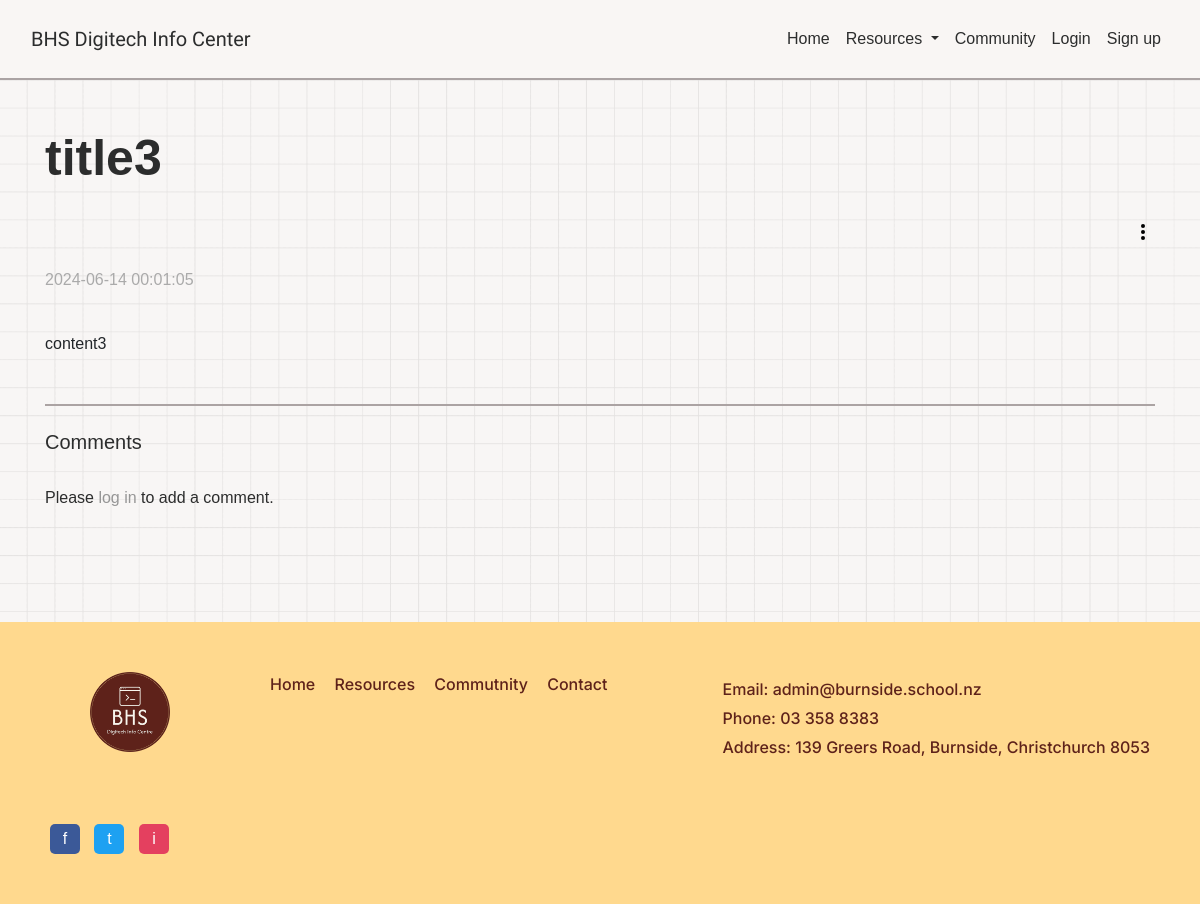
The app's page /forum/5/ with its own data.
### tables this page shows
CREATE TABLE forum_posts (postID INTEGER PRIMARY KEY, userID INTEGER REFERENCES user (userID), title TEXT, content TEXT, post_date TIMESTAMP DEFAULT (CURRENT_TIMESTAMP));

### website/views.py (the view)
@views.route('/forum/<id>/', methods=['GET', 'POST'])
def forum(id):
    if id == 'home':
        sql = 'SELECT * FROM forum_posts;'
        posts = query_db(sql)
        if posts:
            return render_template('forumHome.html', posts=posts)
        else:
            return render_template('forumHome.html', posts='No posts are currently available')
    elif id == None:
        abort(404)
    else:
        try:
            id = int(id)
            sql_post = '''SELECT f.title, f.content, f.post_date, u.username, u.userID, u.profile_pic
            FROM user u
            LEFT JOIN forum_posts f on u.userID = f.userID
            WHERE f.postID = ?;'''
            post_data = query_db(sql_post, (id,), one=True)
            if not post_data: # post doesn't exist
                flash('Post not available.', category='error')
                return redirect(url_for('views.forum', id = 'home'))
            sql_comment = '''SELECT c.*, u.username
            FROM comments c
            LEFT JOIN user u ON c.userID = u.userID
            WHERE c.postID = ?;'''
            comment_data = query_db(sql_comment, (id,))
            return render_template('forum.html', postID = id,
            title = post_data[0],
            content = post_data[1],
            date = post_data[2],
            username = post_data[3],
            userID = post_data[4],
            profile_pic = post_data[5], comments = comment_data)
        except ValueError:
            abort(404)

### website/views.py (called while the page is built)
def query_db(sql, args=(), one=False):
    db = sqlite3.connect('web.db')
    cursor = db.cursor()
    cursor.execute(sql, args)
    results = cursor.fetchall()
    db.commit()
    db.close()
    return (results[0] if results else None) if one else results

### website/templates/forum.html (shortened to what this page needs)
{% extends "base.html" %} {% block title %}{{ title }}{% endblock %}
{% block content %}
<br><br>
<h1>{{ title }}</h1>
{% include "dotPost.html" with context %}
<p class="date">{{ date }}</p>
<br>
<pre>{{ content }}</pre>
<br><br>
<div style='border-top:2px solid #aba3a3'>
    <br>
    <h5>Comments</h5>
    <br>
    <div>
        {% if 'user' in session %}
            <button class="comment-btn" onclick="document.getElementById('commentBox').classList.toggle('hidden');">▶ Click to add your comment...</button>
            <br>
            <div id="commentBox" class="comment-box hidden">
                <form method="POST" action="{{ url_for('views.createANDedit', action='create', subject='comment') }}">
                    <input type="hidden" name="postID" value="{{ postID }}">
                    <textarea
                    name="content"
                    id="content"
                    placeholder="Write your comment here..."></textarea><br>
                    <button type="submit" class="button-a comment-btn">Submit Comment</button>
                </form>
            </div>
        {% else %}
            <p>Please <a href="{{ url_for('auth.login') }}" class="custom-link-underline">log in</a> to add a comment.</p>
        {% endif %}
        <br><br>
    </div>
</div><br><br>
{% endblock %}

### website/static/styles.css (style rules this page uses)
body { background-image: url('../static/img/grid.png'); background-repeat: repeat center center; -webkit-background-size: cover; -moz-background-size: cover; -o-background-size: cover; background-size: 100vw; background-color: #F8F6F5; font-family: Arial, sans-serif; margin: 0; padding: 0; overflow-x: hidden; color: #2C2D2D; margin-top: 80px; }
h1 { font-size: 50px; font-weight: bolder; }
.date { color: rgb(170, 170, 170) }
pre { font-family: inherit; font-size: inherit; white-space: pre-wrap; margin: 0; }
.custom-link-underline { color: rgb(150, 150, 150); text-decoration: none; }

### records on screen
forum_posts: title "title3", post_date "2024-06-14 00:01:05", content "content3"
